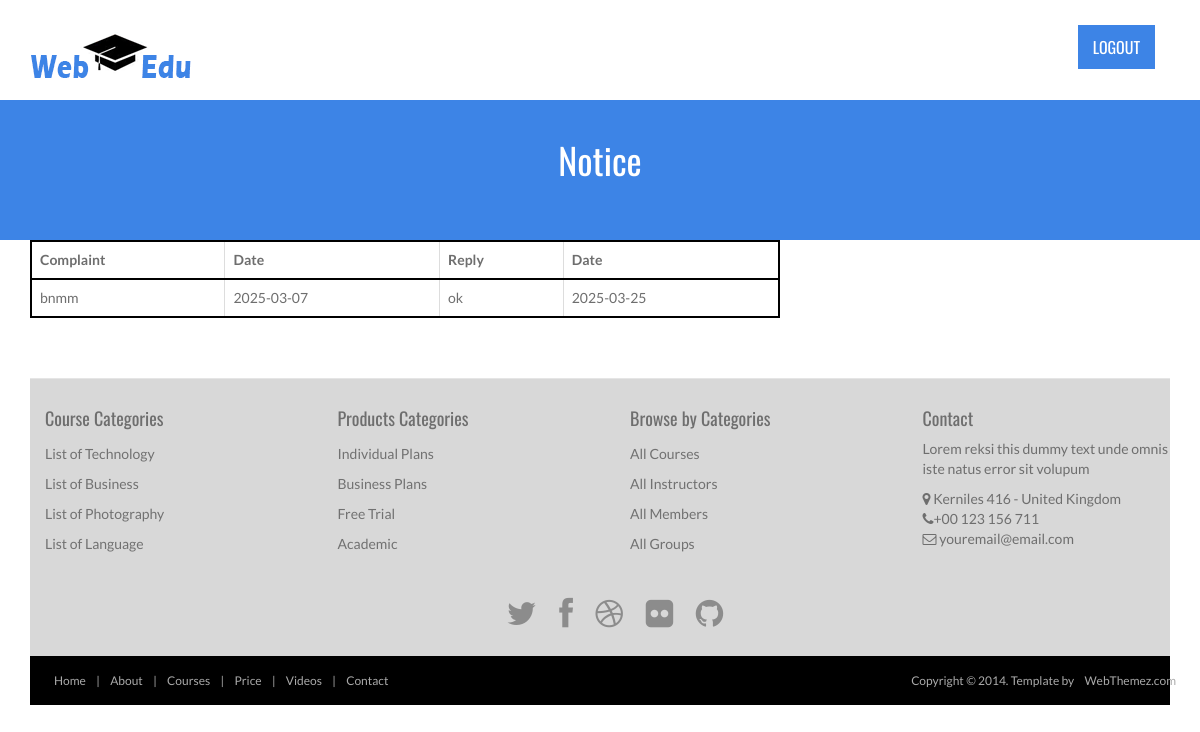
The page /viewcomplaintreply.php (signed in) on the database its author committed.
### tables this page shows
CREATE TABLE `complaint` (
  `id` int(11) NOT NULL,
  `complaint` varchar(50) NOT NULL,
  `date` date NOT NULL,
  `student_id` int(11) NOT NULL,
  `reply` varchar(50) NOT NULL,
  `reply_date` varchar(50) NOT NULL
);

### viewcomplaintreply.php (the view, shortened to what this page needs)
<?php
include 'connection.php';
 $id=$_SESSION['id'];
$data=mysqli_query($con,"select * from complaint  where student_id='$id'");
?>
<!DOCTYPE html>
<html lang="en">
<head>
	<link rel="stylesheet" href="assets/css/bootstrap.min.css">
	<link rel="stylesheet" href="assets/css/font-awesome.min.css">
	<link rel="stylesheet" href="assets/css/bootstrap-theme.css" media="screen">
	<link rel="stylesheet" href="assets/css/style.css">
</head>
<body>
	<div class="navbar navbar-inverse">
		<div class="container">
			<div class="navbar-header">
				<a class="navbar-brand" href="index.html">
					<img src="assets/images/logo.png" alt="Techro HTML5 template"></a>
			</div>
			<div class="navbar-collapse collapse">
				<ul class="nav navbar-nav pull-right mainNav">
        <li class="active"><a href="logout.php">logout</a></li>
				</ul>
			</div>
		</div>
	</div>
		<header id="head" class="secondary">
            <div class="container">
                    <h1>Notice</h1>
                </div>
    </header>
	<div class="container">
				<div class="row">
					<div class="col-md-8">
                    <table class="table table-bordered table-dark">
                           <tr><th>Complaint</th>
                           <th>Date</th>
                           <th>Reply</th>
                           <th>Date</th>
</tr>
<?php
while($row=mysqli_fetch_assoc($data))
{
    ?>
    <tr>
    <td><?php echo $row['complaint'];?></td>
    <td><?php echo $row['date'];?></td>
        <td><?php echo $row['reply'];?></td>
        <td><?php echo $row['reply_date'];?></td>
</tr>
<?php
}
?>
    </table>
					</div>
			</div>
	 <footer id="footer">
		<div class="container">
   <div class="row">
  <div class="footerbottom">
    <div class="col-md-3 col-sm-6">
      <div class="footerwidget">
        <h4>
          Course Categories
        </h4>
        <div class="menu-course">
          <ul class="menu">
            <li><a href="#">
                List of Technology
              </a>
            </li>
            <li><a href="#">
                List of Business
              </a>
            </li>
            <li><a href="#">
                List of Photography
              </a>
            </li>
            <li><a href="#">
               List of Language
              </a>
            </li>
          </ul>
        </div>
      </div>
    </div>
    <div class="col-md-3 col-sm-6">
      <div class="footerwidget">
        <h4>
          Products Categories
        </h4>
        <div class="menu-course">
          <ul class="menu">
            <li> <a href="#">
                Individual Plans  </a>
            </li>
            <li><a href="#">
                Business Plans
              </a>
            </li>
            <li><a href="#">
                Free Trial
              </a>
            </li>
            <li><a href="#">
                Academic
              </a>
            </li>
          </ul>
        </div>
      </div>
    </div>
    <div class="col-md-3 col-sm-6">
      <div class="footerwidget">
        <h4>
          Browse by Categories
        </h4>
        <div class="menu-course">
          <ul class="menu">
            <li><a href="#">
                All Courses
              </a>
            </li>
            <li> <a href="#">
                All Instructors
              </a>
            </li>
            <li><a href="#">
                All Members
              </a>
            </li>
            <li>
              <a href="#">
                All Groups
              </a>
            </li>
          </ul>
        </div>
      </div>
    </div>
    <div class="col-md-3 col-sm-6">
            	<div class="footerwidget">
                         <h4>Contact</h4>
                        <p>Lorem reksi this dummy text unde omnis iste natus error sit volupum</p>
            <div class="contact-info">
            <i class="fa fa-map-marker"></i> Kerniles 416  - United Kingdom<br>
            <i class="fa fa-phone"></i>+00 123 156 711 <br>
             <i class="fa fa-envelope-o"></i> youremail@email.com
              </div>
                </div>
    </div>
  </div>
</div>
			<div class="social text-center">
				<a href="#"><i class="fa fa-twitter"></i></a>
				<a href="#"><i class="fa fa-facebook"></i></a>
				<a href="#"><i class="fa fa-dribbble"></i></a>
				<a href="#"><i class="fa fa-flickr"></i></a>
				<a href="#"><i class="fa fa-github"></i></a>
			</div>
		</div>
		<div class="footer2">
			<div class="container">
				<div class="row">
					<div class="col-md-6 panel">
						<div class="panel-body">
							<p class="simplenav">
								<a href="index.html">Home</a> |
								<a href="about.html">About</a> |
								<a href="courses.html">Courses</a> |
								<a href="price.html">Price</a> |
								<a href="videos.html">Videos</a> |
								<a href="contact.html">Contact</a>
							</p>
						</div>
					</div>
					<div class="col-md-6 panel">
						<div class="panel-body">
							<p class="text-right">
								Copyright &copy; 2014. Template by <a href="http://webthemez.com/" rel="develop">WebThemez.com</a>
							</p>
						</div>
					</div>
				</div>
			</div>
		</div>
	</footer>
</body>
</html>

### assets/css/style.css (style rules this page uses)
body { font-family: 'Lato', sans-serif; font-weight: normal; color: #6E6E6E; }
h1, h2, h3, h4, h5, h6 { font-weight: normal; font-family: 'Oswald', sans-serif; }
h1, .h1, h2, .h2, h3, .h3 { margin-top: 30px; }
a { color:#3d84e6; }
.navbar-nav>li>a { padding-top: 12px; padding-bottom: 12px; font-family: 'Oswald', sans-serif; font-weight: 400 !important; }
.navbar-inverse .navbar-brand img { width: 171px; }
#head { background-size: cover; height: 600px; text-align: center; color: white; font-weight: 300; position: relative; background-position-x: center; }
#head.secondary { height: 100px; min-height: 100px; padding-top: 0px; }
.panel { margin-bottom: 0px; background-color: transparent; border: 1px solid transparent; border-radius: 0px; -webkit-box-shadow: none; box-shadow: none; }
.panel-body { padding: 0px; }
ul, .list.custom-list ul { margin: 0 0 11px; list-style-type: none; padding-left: 10px; }
.navbar-inverse { background: #fff; margin: 0 auto; }
.navbar-inverse { border: none; }
.navbar-inverse .navbar-nav > li > a, .navbar-inverse .navbar-nav > .open ul > a { color: #B8B8B8; font-size: 16px; text-transform: uppercase; }
.navbar-inverse .navbar-nav > li > a:hover, .navbar-inverse .navbar-nav > li > a:focus, .navbar-inverse .navbar-nav > .open > a:hover, .navbar-inverse .navbar-nav > .open > a:focus, .navbar-inverse .navbar-nav > .active > a { background: #3d84e6; color: #fff !important; border-radius: 0px; }
.navbar-inverse .navbar-nav > li > a, .navbar-inverse .navbar-nav > .open ul > a { text-align: left; }
.navbar-inverse .navbar-nav > .active > a, .navbar-inverse .navbar-nav > .active > a:hover { color: #fff !important; border-radius: 0px; background: #3d84e6; }
img { max-width: 100%; }
footer { border-top: 1px solid #e5e5e5; background:#D8D8D8; margin-top: 40px; padding-top: 20px; }
ul.menu { padding: 0px; }
.menu li { padding: 5px 0px; }
.menu li a { color:#717171; }
.social { margin: 20px 0; }
.social a { font-size: 32px; margin: 0 10px; color: #8c8c8c; }
.footer2 { background: #000; padding: 15px 0; color: #aaa; font-size: 12px; }
.footer2 a { color: #aaa; }
.footer2 p { margin: 0; }
footer ul li { list-style: none; }
#head.secondary { padding-top: 0px; background:#3d84e6; background-size: cover; text-align: center; padding:10px 0; height: 140px; }
#head.secondary h1 { COLOR: #fff; text-align: center; }
.footer2 a { padding: 4px 8px; }

### viewcomplaintreply.php (style rules this page uses)
table,tr,th,td { border:2px solid black; border-collapse:collapse; }

### rows shown on the page
complaint: complaint "bnmm", date "2025-03-07", reply "ok", reply_date "2025-03-25"
